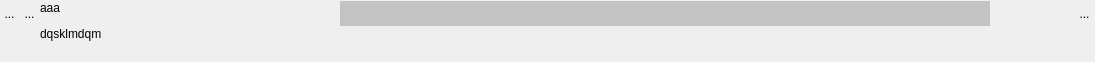
<?xml version="1.0" encoding="UTF-8"?>
<ui version="4.0">
 <class>WidgetPlusieursPlie</class>
 <widget class="QWidget" name="WidgetPlusieursPlie">
  <property name="geometry">
   <rect>
    <x>0</x>
    <y>0</y>
    <width>1095</width>
    <height>62</height>
   </rect>
  </property>
  <property name="sizePolicy">
   <sizepolicy hsizetype="Preferred" vsizetype="Minimum">
    <horstretch>0</horstretch>
    <verstretch>0</verstretch>
   </sizepolicy>
  </property>
  <property name="minimumSize">
   <size>
    <width>0</width>
    <height>0</height>
   </size>
  </property>
  <property name="windowTitle">
   <string>Form</string>
  </property>
  <layout class="QHBoxLayout" name="horizontalLayout_4">
   <property name="spacing">
    <number>0</number>
   </property>
   <property name="leftMargin">
    <number>0</number>
   </property>
   <property name="topMargin">
    <number>1</number>
   </property>
   <property name="rightMargin">
    <number>0</number>
   </property>
   <property name="bottomMargin">
    <number>1</number>
   </property>
   <item>
    <layout class="QVBoxLayout" name="verticalLayout">
     <item>
      <layout class="QHBoxLayout" name="horizontalLayout">
       <property name="spacing">
        <number>0</number>
       </property>
       <item>
        <widget class="QToolButton" name="BVisuListe">
         <property name="sizePolicy">
          <sizepolicy hsizetype="Fixed" vsizetype="Fixed">
           <horstretch>0</horstretch>
           <verstretch>0</verstretch>
          </sizepolicy>
         </property>
         <property name="maximumSize">
          <size>
           <width>21</width>
           <height>25</height>
          </size>
         </property>
         <property name="toolTip">
          <string>permet de gérer la liste</string>
         </property>
         <property name="styleSheet">
          <string notr="true">border:0px</string>
         </property>
         <property name="text">
          <string>...</string>
         </property>
         <property name="icon">
          <iconset>
           <normaloff>../Editeur/icons/plusnode.png</normaloff>../Editeur/icons/plusnode.png</iconset>
         </property>
         <property name="iconSize">
          <size>
           <width>25</width>
           <height>25</height>
          </size>
         </property>
        </widget>
       </item>
       <item>
        <widget class="MonBoutonValide" name="RBValide">
         <property name="minimumSize">
          <size>
           <width>21</width>
           <height>25</height>
          </size>
         </property>
         <property name="maximumSize">
          <size>
           <width>21</width>
           <height>25</height>
          </size>
         </property>
         <property name="toolTip">
          <string>Affiche le rapport de validité du mot-clef</string>
         </property>
         <property name="styleSheet">
          <string notr="true">border : 0px</string>
         </property>
         <property name="text">
          <string>...</string>
         </property>
         <property name="icon">
          <iconset>
           <normaloff>../Editeur/icons/ast-green-ball.png</normaloff>../Editeur/icons/ast-green-ball.png</iconset>
         </property>
         <property name="iconSize">
          <size>
           <width>25</width>
           <height>25</height>
          </size>
         </property>
        </widget>
       </item>
      </layout>
     </item>
     <item>
      <spacer name="verticalSpacer">
       <property name="orientation">
        <enum>Qt::Vertical</enum>
       </property>
       <property name="sizeHint" stdset="0">
        <size>
         <width>20</width>
         <height>5</height>
        </size>
       </property>
      </spacer>
     </item>
    </layout>
   </item>
   <item>
    <widget class="MonLabelClic" name="label">
     <property name="sizePolicy">
      <sizepolicy hsizetype="Fixed" vsizetype="Preferred">
       <horstretch>0</horstretch>
       <verstretch>0</verstretch>
      </sizepolicy>
     </property>
     <property name="minimumSize">
      <size>
       <width>300</width>
       <height>25</height>
      </size>
     </property>
     <property name="maximumSize">
      <size>
       <width>178</width>
       <height>16777215</height>
      </size>
     </property>
     <property name="frameShape">
      <enum>QFrame::NoFrame</enum>
     </property>
     <property name="text">
      <string>&lt;html&gt;&lt;head/&gt;&lt;body&gt;&lt;p&gt;aaa&lt;/p&gt;&lt;p&gt;dqsklmdqm&lt;/p&gt;&lt;/body&gt;&lt;/html&gt;</string>
     </property>
     <property name="scaledContents">
      <bool>false</bool>
     </property>
     <property name="alignment">
      <set>Qt::AlignLeading|Qt::AlignLeft|Qt::AlignTop</set>
     </property>
    </widget>
   </item>
   <item>
    <layout class="QVBoxLayout" name="verticalLayout_2">
     <item>
      <layout class="QHBoxLayout" name="horizontalLayout_3">
       <item>
        <widget class="QLineEdit" name="lineEditVal">
         <property name="enabled">
          <bool>false</bool>
         </property>
         <property name="sizePolicy">
          <sizepolicy hsizetype="Preferred" vsizetype="Fixed">
           <horstretch>1</horstretch>
           <verstretch>0</verstretch>
          </sizepolicy>
         </property>
         <property name="minimumSize">
          <size>
           <width>0</width>
           <height>25</height>
          </size>
         </property>
         <property name="maximumSize">
          <size>
           <width>805</width>
           <height>16777215</height>
          </size>
         </property>
         <property name="styleSheet">
          <string notr="true">background:rgb(195,195,195);
border:0px;
</string>
         </property>
        </widget>
       </item>
       <item>
        <spacer name="horizontalSpacer_2">
         <property name="orientation">
          <enum>Qt::Horizontal</enum>
         </property>
         <property name="sizeType">
          <enum>QSizePolicy::MinimumExpanding</enum>
         </property>
         <property name="sizeHint" stdset="0">
          <size>
           <width>71</width>
           <height>20</height>
          </size>
         </property>
        </spacer>
       </item>
       <item>
        <layout class="QHBoxLayout" name="horizontalLayout_2">
         <property name="spacing">
          <number>0</number>
         </property>
         <property name="sizeConstraint">
          <enum>QLayout::SetFixedSize</enum>
         </property>
         <item>
          <spacer name="horizontalSpacer_4">
           <property name="orientation">
            <enum>Qt::Horizontal</enum>
           </property>
           <property name="sizeType">
            <enum>QSizePolicy::Fixed</enum>
           </property>
           <property name="sizeHint" stdset="0">
            <size>
             <width>13</width>
             <height>20</height>
            </size>
           </property>
          </spacer>
         </item>
         <item>
          <widget class="QToolButton" name="RBPoubelle">
           <property name="sizePolicy">
            <sizepolicy hsizetype="Fixed" vsizetype="Fixed">
             <horstretch>0</horstretch>
             <verstretch>0</verstretch>
            </sizepolicy>
           </property>
           <property name="minimumSize">
            <size>
             <width>21</width>
             <height>25</height>
            </size>
           </property>
           <property name="maximumSize">
            <size>
             <width>21</width>
             <height>25</height>
            </size>
           </property>
           <property name="toolTip">
            <string>Détruit le mot-clef</string>
           </property>
           <property name="styleSheet">
            <string notr="true">border : 0px</string>
           </property>
           <property name="text">
            <string>...</string>
           </property>
           <property name="icon">
            <iconset>
             <normaloff>../Editeur/icons/deleteRond.png</normaloff>../Editeur/icons/deleteRond.png</iconset>
           </property>
           <property name="iconSize">
            <size>
             <width>21</width>
             <height>25</height>
            </size>
           </property>
          </widget>
         </item>
        </layout>
       </item>
      </layout>
     </item>
     <item>
      <spacer name="verticalSpacer_2">
       <property name="orientation">
        <enum>Qt::Vertical</enum>
       </property>
       <property name="sizeType">
        <enum>QSizePolicy::Expanding</enum>
       </property>
       <property name="sizeHint" stdset="0">
        <size>
         <width>20</width>
         <height>5</height>
        </size>
       </property>
      </spacer>
     </item>
    </layout>
   </item>
  </layout>
 </widget>
 <customwidgets>
  <customwidget>
   <class>MonBoutonValide</class>
   <extends>QToolButton</extends>
   <header>monBoutonValide.h</header>
  </customwidget>
  <customwidget>
   <class>MonLabelClic</class>
   <extends>QLabel</extends>
   <header>monLabelClic.h</header>
  </customwidget>
 </customwidgets>
 <tabstops>
  <tabstop>lineEditVal</tabstop>
  <tabstop>RBPoubelle</tabstop>
  <tabstop>RBValide</tabstop>
 </tabstops>
 <resources/>
 <connections/>
</ui>
